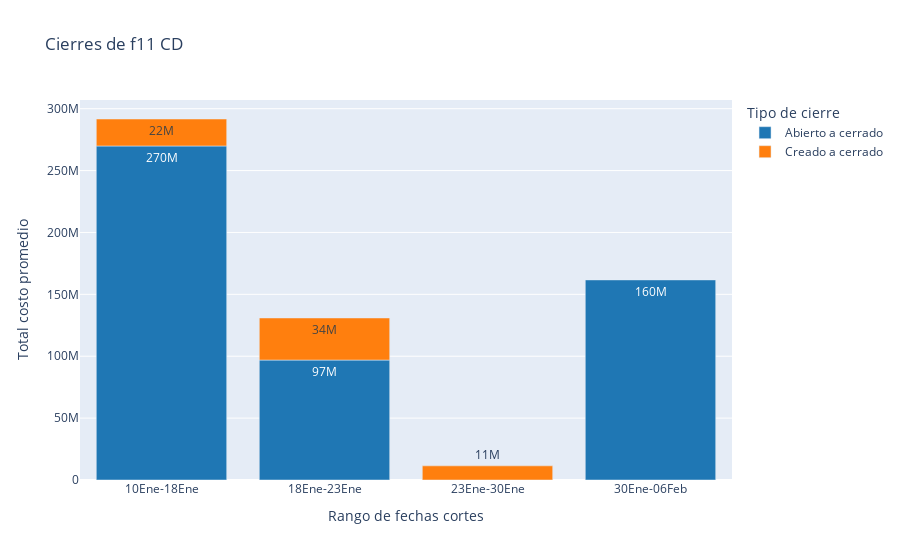

Write notebook code for a chart like this one.
### Code cell
import plotly.express as px
fig = px.bar(gb_cd, x='rango_corte', y=dtagco['costo'], color='tipo_cierre', text=dtagco['costo'], text_auto='.2s',
            title='Cierres de f11 CD', labels={'tipo_cierre':'Tipo de cierre'}, category_orders=ol, 
            color_discrete_sequence=px.colors.qualitative.D3)
fig.layout.yaxis.title.text='Total costo promedio'
fig.layout.xaxis.title.text='Rango de fechas cortes'
fig.show()
fig.write_image(f"output/{datestr}_f11_cd_cieres.svg",scale=1, height=500,width=500, engine='orca')

### Figure 1 — Plotly figure (JSON) as saved in the notebook; plotly's stock layout.template omitted (floating-point values rounded to 4 significant figures)
{"data": [{"alignmentgroup": "True", "hovertemplate": "Tipo de cierre=Abierto a cerrado<br>rango_corte=%{x}<br>TOTAL_COSTO=%{text}<extra></extra>", "legendgroup": "Abierto a cerrado", "marker": {"color": "#1F77B4", "pattern": {"shape": ""}}, "name": "Abierto a cerrado", "offsetgroup": "Abierto a cerrado", "orientation": "v", "showlegend": true, "text": [269900000.0, 96890000.0, 161700000.0], "textposition": "auto", "texttemplate": "%{y:.2s}", "type": "bar", "x": ["10Ene-18Ene", "18Ene-23Ene", "30Ene-06Feb"], "xaxis": "x", "y": [269900000.0, 96890000.0, 161700000.0], "yaxis": "y"}, {"alignmentgroup": "True", "hovertemplate": "Tipo de cierre=Creado a cerrado<br>rango_corte=%{x}<br>TOTAL_COSTO=%{text}<extra></extra>", "legendgroup": "Creado a cerrado", "marker": {"color": "#FF7F0E", "pattern": {"shape": ""}}, "name": "Creado a cerrado", "offsetgroup": "Creado a cerrado", "orientation": "v", "showlegend": true, "text": [21790000.0, 34020000.0, 11430000.0], "textposition": "auto", "texttemplate": "%{y:.2s}", "type": "bar", "x": ["10Ene-18Ene", "18Ene-23Ene", "23Ene-30Ene"], "xaxis": "x", "y": [21790000.0, 34020000.0, 11430000.0], "yaxis": "y"}], "layout": {"barmode": "relative", "legend": {"title": {"text": "Tipo de cierre"}, "tracegroupgap": 0}, "title": {"text": "Cierres de f11 CD"}, "xaxis": {"anchor": "y", "categoryarray": ["10Ene-18Ene", "18Ene-23Ene", "23Ene-30Ene", "30Ene-06Feb"], "categoryorder": "array", "domain": [0, 1], "title": {"text": "Rango de fechas cortes"}}, "yaxis": {"anchor": "x", "domain": [0, 1], "title": {"text": "Total costo promedio"}}}}
